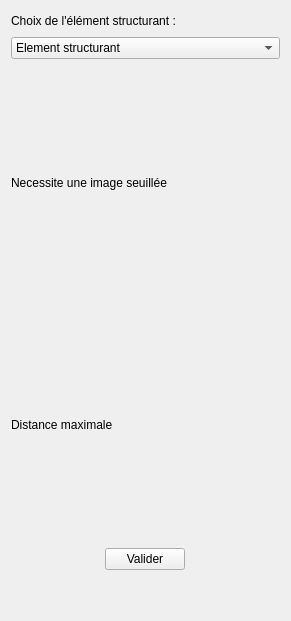
<?xml version="1.0" encoding="UTF-8"?>
<ui version="4.0">
 <class>Distance</class>
 <widget class="QWidget" name="Distance">
  <property name="geometry">
   <rect>
    <x>0</x>
    <y>0</y>
    <width>291</width>
    <height>621</height>
   </rect>
  </property>
  <property name="windowTitle">
   <string>Form</string>
  </property>
  <layout class="QVBoxLayout" name="verticalLayout">
   <item>
    <widget class="QLabel" name="label_3">
     <property name="maximumSize">
      <size>
       <width>16777215</width>
       <height>20</height>
      </size>
     </property>
     <property name="text">
      <string>Choix de l'élément structurant :</string>
     </property>
    </widget>
   </item>
   <item>
    <widget class="QComboBox" name="comboBox">
     <item>
      <property name="text">
       <string>Element structurant</string>
      </property>
     </item>
     <item>
      <property name="text">
       <string>V4</string>
      </property>
     </item>
     <item>
      <property name="text">
       <string>V8</string>
      </property>
     </item>
    </widget>
   </item>
   <item>
    <widget class="QLabel" name="label">
     <property name="text">
      <string>Necessite une image seuillée</string>
     </property>
    </widget>
   </item>
   <item>
    <layout class="QHBoxLayout" name="horizontalLayout">
     <item>
      <widget class="QLabel" name="constlblb_max_distnce">
       <property name="text">
        <string>Distance maximale</string>
       </property>
      </widget>
     </item>
     <item>
      <widget class="QLabel" name="lbl_distancemax">
       <property name="text">
        <string/>
       </property>
      </widget>
     </item>
    </layout>
   </item>
   <item alignment="Qt::AlignHCenter">
    <widget class="QPushButton" name="boutValider">
     <property name="maximumSize">
      <size>
       <width>100</width>
       <height>16777215</height>
      </size>
     </property>
     <property name="text">
      <string>Valider</string>
     </property>
    </widget>
   </item>
   <item>
    <spacer name="verticalSpacer">
     <property name="orientation">
      <enum>Qt::Vertical</enum>
     </property>
     <property name="sizeType">
      <enum>QSizePolicy::Fixed</enum>
     </property>
     <property name="sizeHint" stdset="0">
      <size>
       <width>20</width>
       <height>40</height>
      </size>
     </property>
    </spacer>
   </item>
  </layout>
 </widget>
 <resources/>
 <connections/>
</ui>
